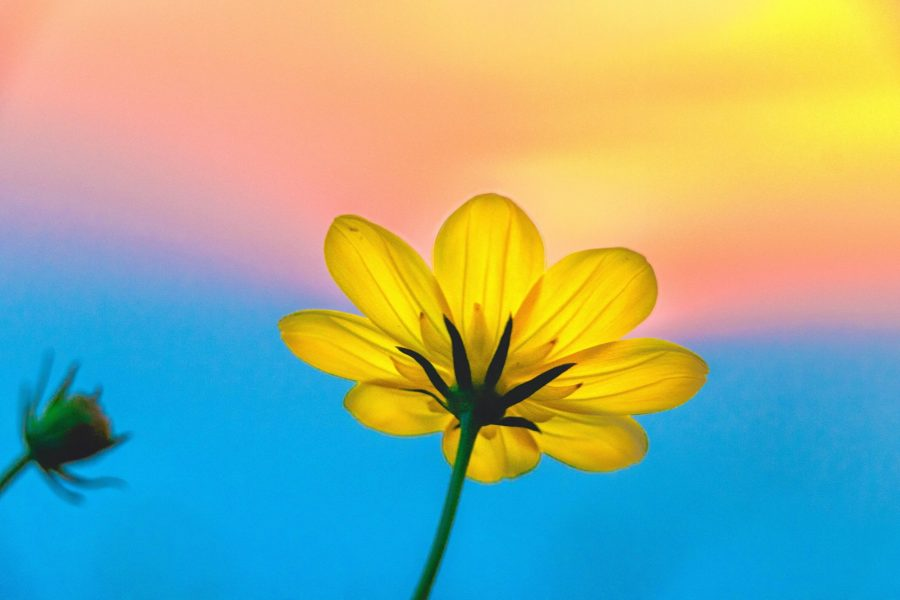
#> input picture picme.jpg, 900 x 600 px, given in place of the camera
$ jupyter execute --allow-errors color_detect.ipynb
#> lines starting #> are read from the running program, lines starting #| are printed output that depends on the picture; after the words box and inside, x2 and y2 are one past the last pixel; in counts of white or black regions, pixels touching at a corner belong together
#> further down, frame is the input picture: shape (600, 900, 3); mean B, G, R 147.5, 172.5, 148.6
#> `frame = cv2.resize(frame,(640,480))`:
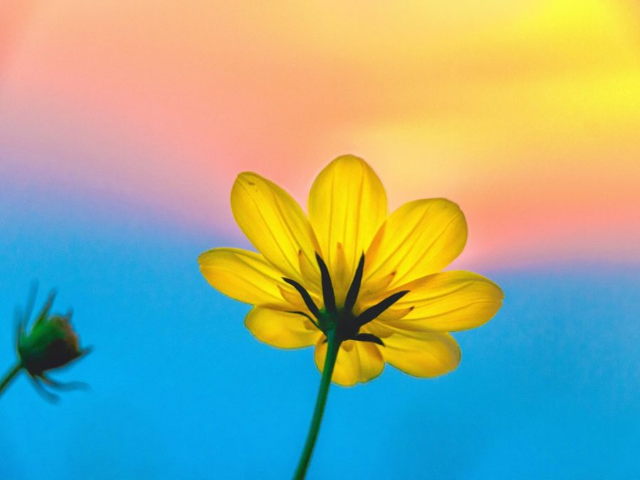
#> frame: shape (480, 640, 3); mean B, G, R 147.5, 172.4, 148.5
#> `frame_hsv = cv2.cvtColor(frame,cv2.COLOR_BGR2HSV)`: frame_hsv: shape (480, 640, 3); mean H, S, V 61.4, 177.9, 226.8
#> `src_h = frame_hsv[:,:,0]`:
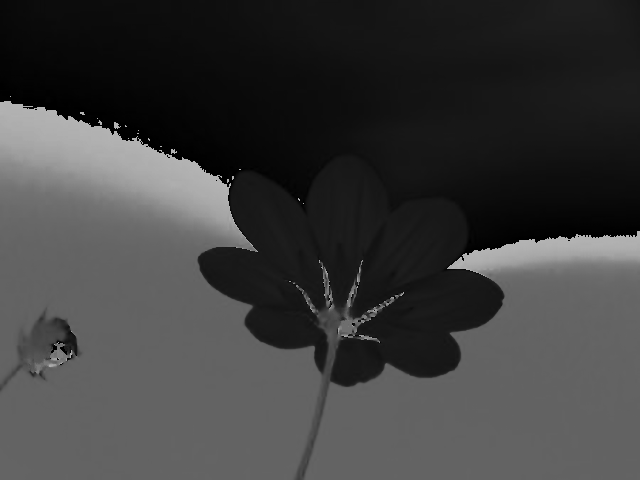
#> src_h: shape (480, 640); min 0, max 179, mean 61.4
#> `src_s = frame_hsv[:,:,1]`:
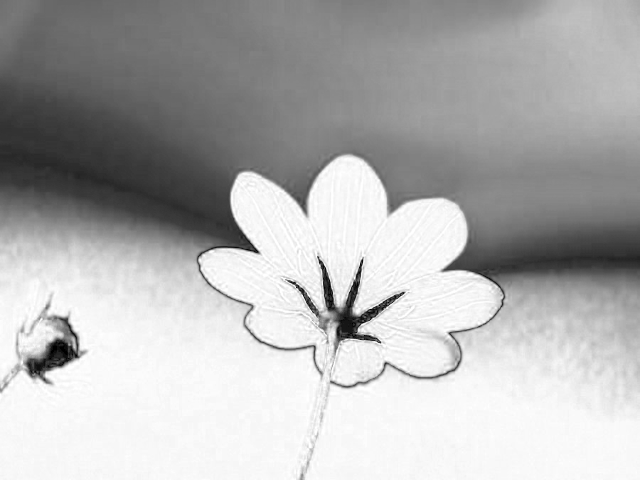
#> src_s: shape (480, 640); min 0, max 255, mean 177.9
#> `src_v = frame_hsv[:,:,2]`:
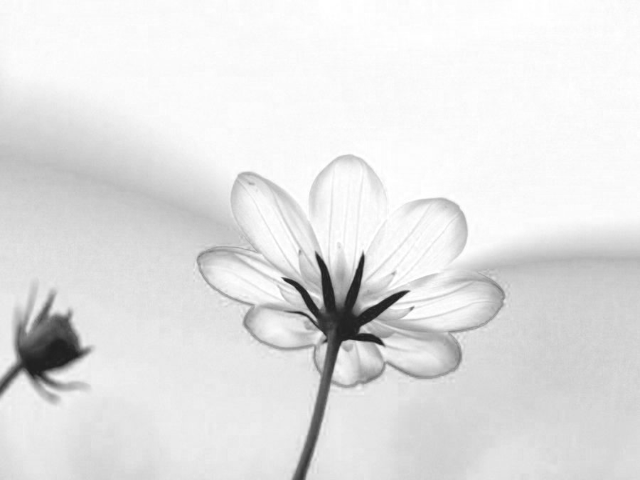
#> src_v: shape (480, 640); min 30, max 255, mean 226.8
[cell 1]
import numpy as np
import cv2

def HSV(src_h,src_s,src_v) :

    # Define RGB color and convert to HSV
    Lower_H = 20
    Upper_H = 32

    # Lower satuation 20% of maximum
    Sat = 0.2*255

    mask_h = cv2.inRange(src_h,Lower_H,Upper_H)
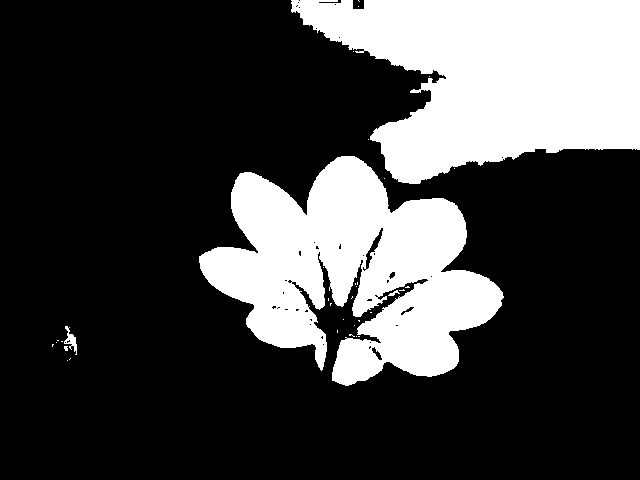
#> mask_h: shape (480, 640); 26.7% white; 35 white regions (31 under 20 px), largest, box (x1, y1, x2, y2) and area: (291, 0, 640, 184) 42650, (199, 156, 504, 386) 39146, (64, 326, 77, 355) 147, (388, 290, 400, 296) 31
    mask_s = cv2.inRange(src_s,Sat,255)
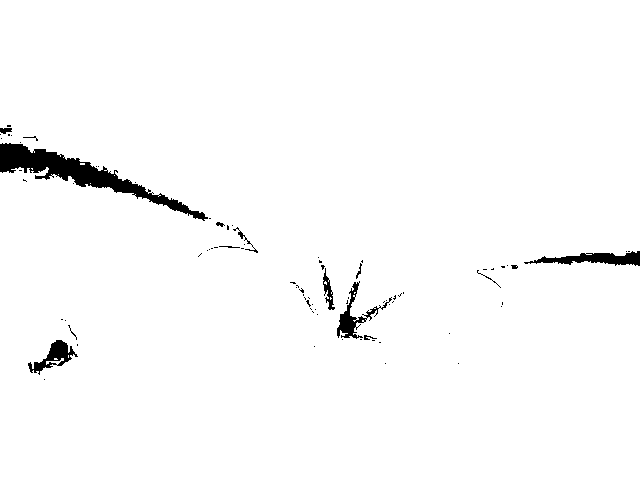
#> mask_s: shape (480, 640); 97.9% white; 83 black regions (68 under 20 px), largest, box (x1, y1, x2, y2) and area: (0, 143, 208, 221) 3488, (524, 251, 640, 266) 874, (337, 281, 392, 339) 668

    # Combine Hue and Satuation mask
    mask_hsv = cv2.bitwise_and(mask_h,mask_s)
#> mask_hsv: shape (480, 640); 26.7% white; 15 white regions (11 under 20 px), largest, box (x1, y1, x2, y2) and area: (291, 0, 640, 184) 42650, (199, 156, 504, 386) 39098, (64, 326, 77, 354) 134, (388, 290, 400, 296) 31
#> `segment = cv2.bitwise_and(frame,cv2.cvtColor(mask_hsv,cv2.COLOR_GRAY2B..`:
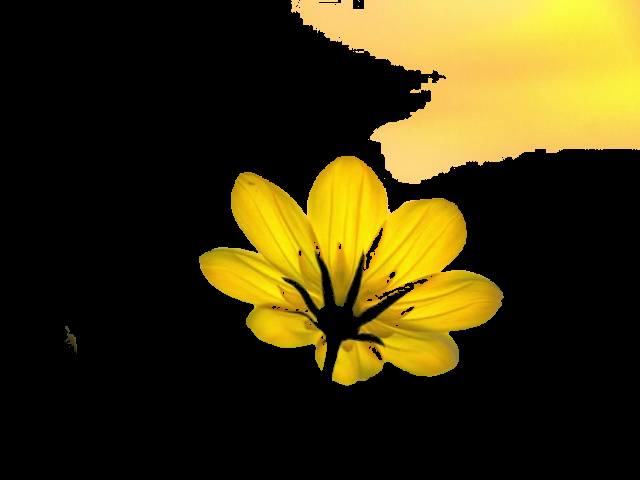
#> segment: shape (480, 640, 3); mean B, G, R 14.4, 53.2, 62.9
#> `segment_h = np.hstack([frame,segment])`:
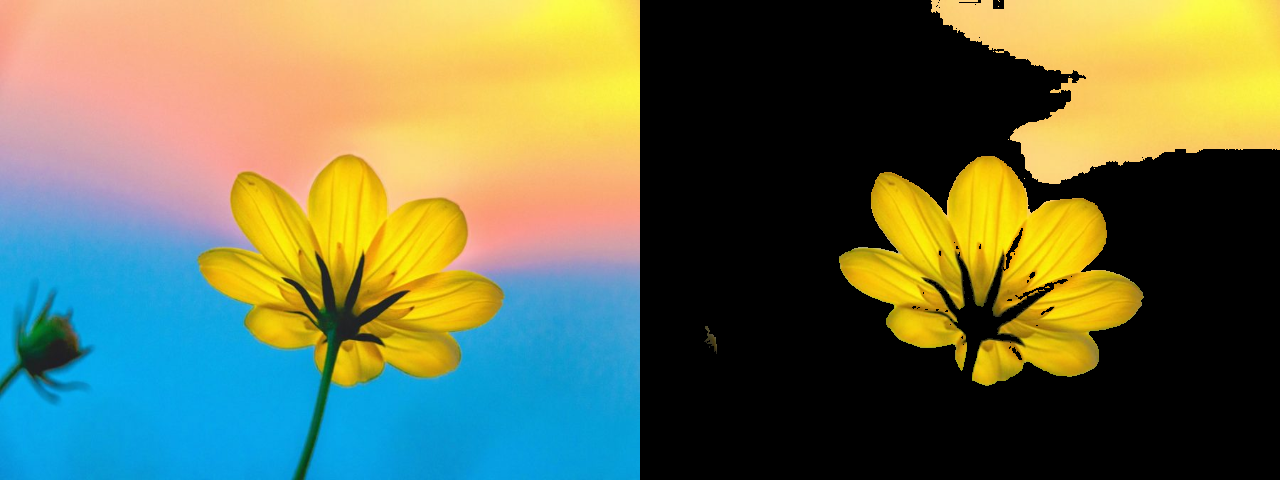
#> segment_h: shape (480, 1280, 3); mean B, G, R 80.9, 112.8, 105.7

    return mask_hsv

[cell 2]
capture = cv2.VideoCapture(0)

#> (the rest of this cell did not finish here and is left out)
